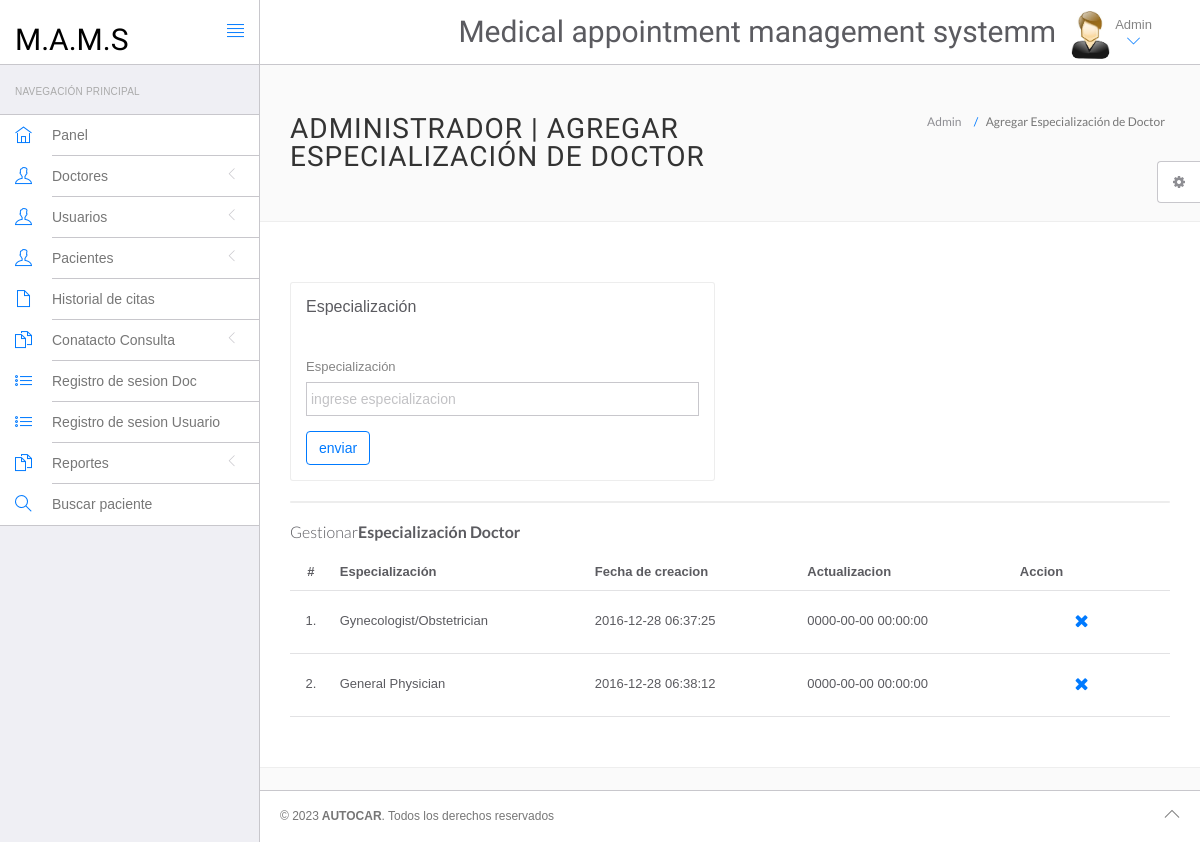
/hms/admin/doctor-specilization.php (signed in), run on the app's committed database.
### tables this page shows
CREATE TABLE `doctorspecilization` (
  `id` int(11) NOT NULL,
  `specilization` varchar(255) DEFAULT NULL,
  `creationDate` timestamp NULL DEFAULT current_timestamp(),
  `updationDate` timestamp NULL DEFAULT NULL ON UPDATE current_timestamp()
);

### hms/admin/doctor-specilization.php (the view, shortened to what this page needs)
<?php
include('include/config.php');
?>
<!DOCTYPE html>
<html lang="en">
<head>
	<link rel="stylesheet" href="vendor/bootstrap/css/bootstrap.min.css">
	<link rel="stylesheet" href="vendor/fontawesome/css/font-awesome.min.css">
	<link rel="stylesheet" href="vendor/themify-icons/themify-icons.min.css">
	<link href="vendor/animate.css/animate.min.css" rel="stylesheet" media="screen">
	<link href="vendor/perfect-scrollbar/perfect-scrollbar.min.css" rel="stylesheet" media="screen">
	<link href="vendor/switchery/switchery.min.css" rel="stylesheet" media="screen">
	<link href="vendor/bootstrap-touchspin/jquery.bootstrap-touchspin.min.css" rel="stylesheet" media="screen">
	<link href="vendor/select2/select2.min.css" rel="stylesheet" media="screen">
	<link href="vendor/bootstrap-datepicker/bootstrap-datepicker3.standalone.min.css" rel="stylesheet" media="screen">
	<link href="vendor/bootstrap-timepicker/bootstrap-timepicker.min.css" rel="stylesheet" media="screen">
	<link rel="stylesheet" href="assets/css/styles.css">
	<link rel="stylesheet" href="assets/css/plugins.css">
	<link rel="stylesheet" href="assets/css/themes/theme-1.css" id="skin_color" />
	<link rel='stylesheet' href='https://cdn-uicons.flaticon.com/uicons-thin-rounded/css/uicons-thin-rounded.css'>
</head>
<body>
	<div id="app">
		<?php include('include/sidebar.php'); ?>
		<div class="app-content">
			<?php include('include/header.php'); ?>
			<div class="main-content">
				<div class="wrap-content container" id="container">
					<section id="page-title">
						<div class="row">
							<div class="col-sm-8">
								<h1 class="mainTitle">Administrador | Agregar Especialización de Doctor</h1>
							</div>
							<ol class="breadcrumb">
								<li>
									<span>Admin</span>
								</li>
								<li class="active">
									<span>Agregar Especialización de Doctor</span>
								</li>
							</ol>
						</div>
					</section>
					<div class="container-fluid container-fullw bg-white">
						<div class="row">
							<div class="col-md-12">
								<div class="row margin-top-30">
									<div class="col-lg-6 col-md-12">
										<div class="panel panel-white">
											<div class="panel-heading">
												<h5 class="panel-title">Especialización</h5>
											</div>
											<div class="panel-body">
												<form role="form" name="dcotorspcl" method="post">
													<div class="form-group">
														<label for="exampleInputEmail1">
															Especialización
														</label>
														<input type="text" name="doctorspecilization" class="form-control" placeholder="ingrese especializacion">
													</div>
													<button type="submit" name="submit" class="btn btn-o btn-primary">
														enviar
													</button>
												</form>
											</div>
										</div>
									</div>
								</div>
							</div>
							<div class="col-lg-12 col-md-12">
								<div class="panel panel-white">
								</div>
							</div>
						</div>
						<div class="row">
							<div class="col-md-12">
								<h5 class="over-title margin-bottom-15">Gestionar<span class="text-bold">Especialización Doctor</span></h5>
								<table class="table table-hover" id="sample-table-1">
									<thead>
										<tr>
											<th class="center">#</th>
											<th>Especialización</th>
											<th class="hidden-xs">Fecha de creacion</th>
											<th>Actualizacion</th>
											<th>Accion</th>
										</tr>
									</thead>
									<tbody>
										<?php
										$sql = mysqli_query($con, "select * from doctorSpecilization");
										$cnt = 1;
										while ($row = mysqli_fetch_array($sql)) {
										?>
											<tr>
												<td class="center"><?php echo $cnt; ?>.</td>
												<td class="hidden-xs"><?php echo $row['specilization']; ?></td>
												<td><?php echo $row['creationDate']; ?></td>
												<td><?php echo $row['updationDate']; ?>
												</td>
												<td>
													<div class="visible-md visible-lg hidden-sm hidden-xs">
														<a href="edit-doctor-specialization.php?id=<?php echo $row['id']; ?>" class="btn btn-transparent btn-lg" tooltip-placement="top" tooltip="Edit"> <i class="fi fi-tr-user-pen"></i></a>
														<a href="doctor-specilization.php?id=<?php echo $row['id'] ?>&del=delete" onClick="return confirm('¿Estás seguro de que quieres eliminar?')" class="btn btn-transparent btn-lg tooltips" tooltip-placement="top" tooltip="Remove"><i class="fa fa-times fa fa-black"></i></a>
													</div>
												</td>
											</tr>
										<?php
											$cnt = $cnt + 1;
										} ?>
									</tbody>
								</table>
							</div>
						</div>
					</div>
				</div>
			</div>
		</div>
		<?php include('include/footer.php'); ?>
		<?php include('include/setting.php'); ?>
	</div>
</body>
</html>

### hms/admin/assets/css/themes/theme-1.css (style rules this page uses)
body { background: #FAFAFA; }

### data on the page
doctorspecilization: specilization "Gynecologist/Obstetrician", creationDate "2016-12-28 06:37:25", updationDate "0000-00-00 00:00:00"
doctorspecilization: specilization "General Physician", creationDate "2016-12-28 06:38:12", updationDate "0000-00-00 00:00:00"
